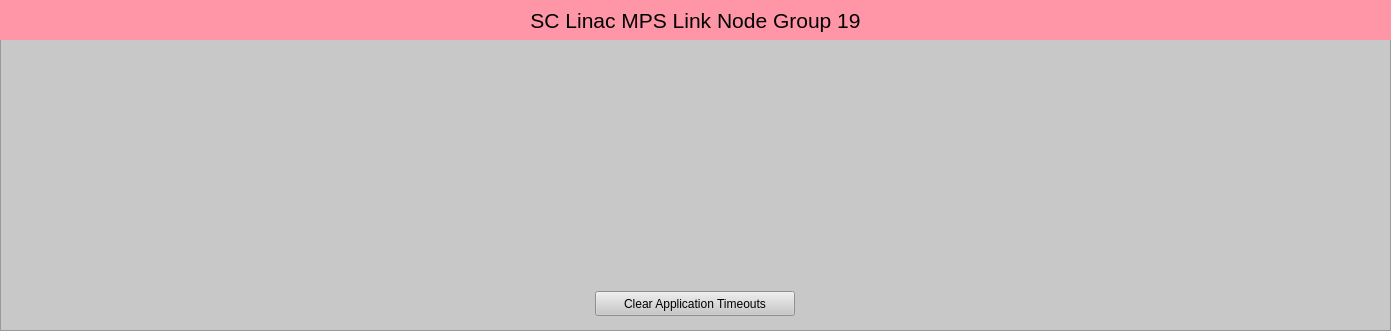
<?xml version="1.0" encoding="UTF-8"?>
<ui version="4.0">
 <class>Form</class>
 <widget class="QWidget" name="Form">
  <property name="geometry">
   <rect>
    <x>0</x>
    <y>0</y>
    <width>1391</width>
    <height>331</height>
   </rect>
  </property>
  <property name="windowTitle">
   <string>SC Linac MPS Link Node Group 19</string>
  </property>
  <widget class="QFrame" name="frame">
   <property name="geometry">
    <rect>
     <x>0</x>
     <y>0</y>
     <width>1391</width>
     <height>331</height>
    </rect>
   </property>
   <property name="styleSheet">
    <string notr="true">background-color: rgb(200, 200, 200);</string>
   </property>
   <property name="frameShape">
    <enum>QFrame::StyledPanel</enum>
   </property>
   <property name="frameShadow">
    <enum>QFrame::Raised</enum>
   </property>
   <widget class="QLabel" name="label">
    <property name="geometry">
     <rect>
      <x>0</x>
      <y>0</y>
      <width>1391</width>
      <height>40</height>
     </rect>
    </property>
    <property name="font">
     <font>
      <pointsize>16</pointsize>
     </font>
    </property>
    <property name="styleSheet">
     <string notr="true">background-color: rgb(255, 150, 168);</string>
    </property>
    <property name="text">
     <string>SC Linac MPS Link Node Group 19</string>
    </property>
    <property name="alignment">
     <set>Qt::AlignCenter</set>
    </property>
   </widget>
   <widget class="PyDMEmbeddedDisplay" name="PyDMEmbeddedDisplay">
    <property name="geometry">
     <rect>
      <x>924</x>
      <y>50</y>
      <width>457</width>
      <height>230</height>
     </rect>
    </property>
    <property name="toolTip">
     <string/>
    </property>
    <property name="macros" stdset="0">
     <string>{"P":"MPLN:LTUH:MP03:1","CN":"SIOC:SYS0:MP02","AID":"0","SLOT_FILE":"LinkNode132_slot.ui","P_IN":"SIOC:SYS0:MP02","PGP":"8","LN":"132","TYPE":"REM","LOCA":"LTUH","IOC_UNIT":"MP03","INST":"1","VIS":"1","P_IN2":"SIOC:SYS0:MP02","TEXT":"CN B005"}</string>
    </property>
    <property name="filename" stdset="0">
     <string>$PYDM/mps/mps_crate_link.ui</string>
    </property>
   </widget>
   <widget class="PyDMEmbeddedDisplay" name="PyDMEmbeddedDisplay">
    <property name="geometry">
     <rect>
      <x>467</x>
      <y>50</y>
      <width>457</width>
      <height>230</height>
     </rect>
    </property>
    <property name="toolTip">
     <string/>
    </property>
    <property name="macros" stdset="0">
     <string>{"P":"MPLN:LTUH:MP04:1","CN":"SIOC:SYS0:MP02","AID":"0","SLOT_FILE":"LinkNode133_slot.ui","P_IN":"MPLN:LTUH:MP03:1","PGP":"0","LN":"133","TYPE":"LOC","LOCA":"LTUH","IOC_UNIT":"MP04","INST":"1","VIS":"0","P_IN2":"MPLN:LTUH:MP03:1","TEXT":"LN Rx"}</string>
    </property>
    <property name="filename" stdset="0">
     <string>$PYDM/mps/mps_crate_link.ui</string>
    </property>
   </widget>
   <widget class="PyDMEmbeddedDisplay" name="PyDMEmbeddedDisplay">
    <property name="geometry">
     <rect>
      <x>10</x>
      <y>50</y>
      <width>457</width>
      <height>230</height>
     </rect>
    </property>
    <property name="toolTip">
     <string/>
    </property>
    <property name="macros" stdset="0">
     <string>{"P":"MPLN:LTUH:MP05:1","CN":"SIOC:SYS0:MP02","AID":"0","SLOT_FILE":"LinkNode134_slot.ui","P_IN":"MPLN:LTUH:MP04:1","PGP":"0","LN":"134","TYPE":"LOC","LOCA":"LTUH","IOC_UNIT":"MP05","INST":"1","VIS":"0","P_IN2":"MPLN:LTUH:MP04:1","TEXT":"LN Rx"}</string>
    </property>
    <property name="filename" stdset="0">
     <string>$PYDM/mps/mps_crate_link.ui</string>
    </property>
   </widget>
   <widget class="PyDMDrawingImage" name="PyDMDrawingImage">
    <property name="geometry">
     <rect>
      <x>10</x>
      <y>279</y>
      <width>250</width>
      <height>50</height>
     </rect>
    </property>
    <property name="toolTip">
     <string/>
    </property>
    <property name="styleSheet">
     <string notr="true">background-color: rgb(200, 200, 200);</string>
    </property>
    <property name="filename" stdset="0">
     <string>$PYDM/mps/lcls_mps_lockup_sidebyside_digital.png</string>
    </property>
   </widget>
   <widget class="PyDMPushButton" name="PyDMPushButton">
    <property name="geometry">
     <rect>
      <x>595</x>
      <y>291</y>
      <width>200</width>
      <height>25</height>
     </rect>
    </property>
    <property name="toolTip">
     <string/>
    </property>
    <property name="text">
     <string>Clear Application Timeouts</string>
    </property>
    <property name="channel" stdset="0">
     <string>ca://SIOC:SYS0:MP02:TO_ERR_CLR</string>
    </property>
    <property name="pressValue" stdset="0">
     <string>1</string>
    </property>
    <property name="releaseValue" stdset="0">
     <string>0</string>
    </property>
   </widget>
  </widget>
 </widget>
 <customwidgets>
  <customwidget>
   <class>PyDMEmbeddedDisplay</class>
   <extends>QFrame</extends>
   <header>pydm.widgets.embedded_display</header>
  </customwidget>
  <customwidget>
   <class>PyDMPushButton</class>
   <extends>QPushButton</extends>
   <header>pydm.widgets.pushbutton</header>
  </customwidget>
  <customwidget>
   <class>PyDMDrawingImage</class>
   <extends>QWidget</extends>
   <header>pydm.widgets.drawing</header>
  </customwidget>
 </customwidgets>
 <resources/>
 <connections/>
</ui>
